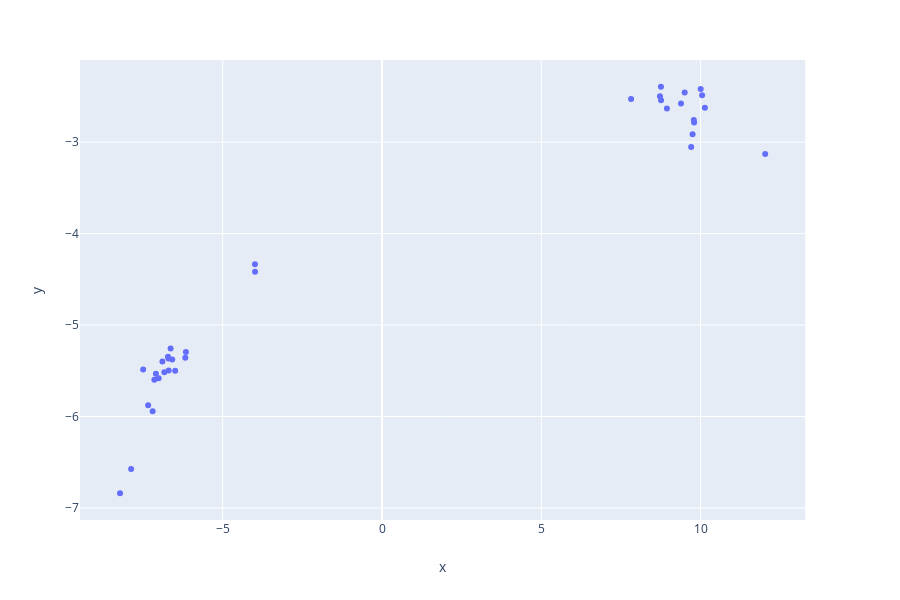

The notebook cell saved with this chart:
### Code cell
import plotly.express as px
fig = px.scatter(x=x_words, y=y_words, hover_name=words)
fig.show()

### Figure 1 — Plotly figure (JSON) as saved in the notebook; plotly's stock layout.template omitted (floating-point values rounded to 4 significant figures)
{"data": [{"hoverlabel": {"namelength": 0}, "hovertemplate": "<b>%{hovertext}</b><br><br>x=%{x}<br>y=%{y}", "hovertext": ["god", "burke", "catholic", "christian", "gospel", "holy", "priesthood", "priest", "creed", "dogma", "racism", "fascist", "nazi", "bigot", "sexist", "homophobic", "bigotry", "antifa", "trump", "clinton", "fund", "debt", "deficit", "earning", "taxpayer", "retirement", "investment", "pay", "money", "taxed", "affordable", "cheaper", "export", "loan", "tax"], "legendgroup": "", "marker": {"color": "#636efa", "symbol": "circle"}, "mode": "markers", "name": "", "showlegend": false, "type": "scatter", "x": [-6.495, -6.896, -6.699, -6.836, -7.014, -7.148, -7.5, -6.639, -6.721, -7.1, -6.588, -6.158, -6.704, -7.202, -7.878, -8.227, -7.343, -6.176, -3.991, -3.988, 10.0, 10.05, 8.756, 8.725, 8.76, 8.941, 9.386, 9.749, 7.818, 9.704, 9.798, 9.788, 10.13, 9.501, 12.03], "xaxis": "x", "y": [-5.499, -5.397, -5.497, -5.515, -5.583, -5.599, -5.485, -5.256, -5.347, -5.533, -5.377, -5.295, -5.366, -5.941, -6.573, -6.839, -5.877, -5.358, -4.335, -4.417, -2.42, -2.488, -2.395, -2.499, -2.541, -2.634, -2.579, -2.914, -2.529, -3.054, -2.784, -2.757, -2.623, -2.458, -3.129], "yaxis": "y"}], "layout": {"height": 600, "legend": {"tracegroupgap": 0}, "margin": {"t": 60}, "xaxis": {"anchor": "y", "domain": [0, 0.98], "title": {"text": "x"}}, "yaxis": {"anchor": "x", "domain": [0, 1], "title": {"text": "y"}}}}
